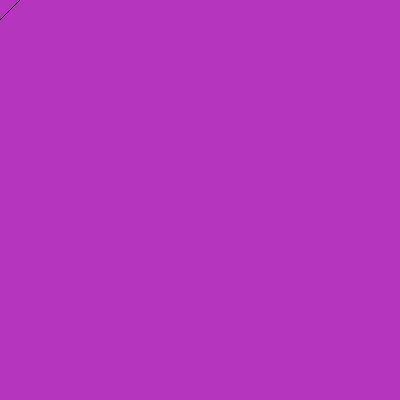
Frame 1 (no input)
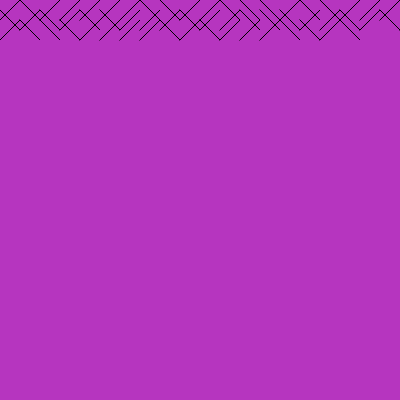
Frame 60 (no input)
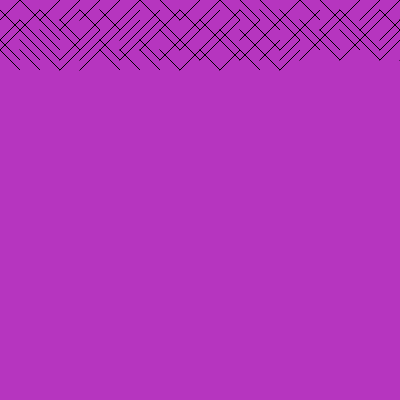
Frame 120 (the mouse pressed at the canvas centre since frame 60)

The p5.js sketch that drew these frames (run headless with seeded random() and noise() and a simulated clock; from frame 60 on, the mouse is pressed at the canvas centre):

// p5.js sketch
// ── sketch.js
let x = 0;
let y = 0;
let len = 20;

function setup() {
  createCanvas(400, 400);
  background (random (255), random (255), random (255));
}

function draw() {
  if (random(1) > .5) {
    triangle(x, y, x+len, y+len, x, y);
  } 
  else {
    triangle(x, y+len, x+len, y, x, y+len);
  }

  x += 20;
  if (x > width) {
    x = 0;
    y += 10;
  }

  if (y > height) {
  background (random (255), random (255), random (255));
    x = 0;
    y = 0;
  }
}
